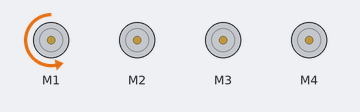
Recording of a sketch running on a simulated Arduino Uno, built with avr-gcc and run on an emulated ATmega328P. Shown: 4 × DC motor (green arrow = forward, orange = backward, longer = faster). What the sketch prints to the serial monitor is not drawn. At 19.6 s the program stops and its outputs stay as they are.

Above: at 0.1 s.
At 2.7 s:
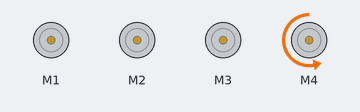
At 6.7 s:
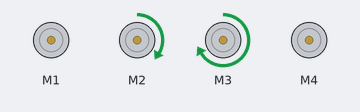
At 15.6 s:
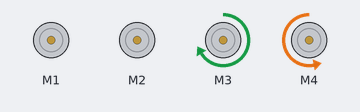
At 17.5 s:
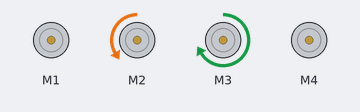
At 19.6 s:
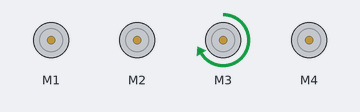
Timing chart, 0 to 21.1 s (numbered marks = the images above):
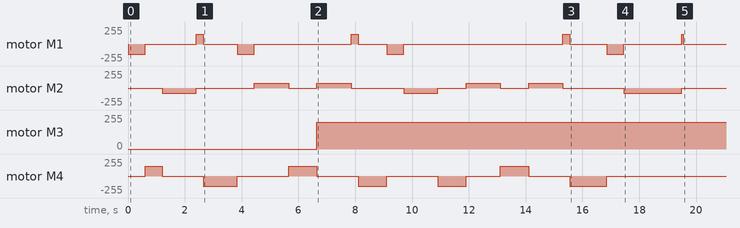

The sketch:

Gold.ino
```cpp
#include <AFMotor.h>
AF_DCMotor motor1(1);
AF_DCMotor motor2(2);
AF_DCMotor motor3(3);
AF_DCMotor motor4(4);
void setup() {
  Serial.begin(9600);
  Serial.println("Motor party!");
  motor1.setSpeed(150);//lift right --> FORWARD is arm going down
  motor2.setSpeed(75);//rotate --> BACKWARD is clk wise movement
  motor3.setSpeed(200);//left lift --> FORWARD is arm going down
  motor4.setSpeed(150);//hand  --> FORWARD is closing of hand
  motor1.run(RELEASE);
  motor2.run(RELEASE);
  motor3.run(RELEASE);
  motor4.run(RELEASE);
  /*
   * FORWARD, BACKWARD, RESEASE are predefined in AFMotors library
   * RELEASE stops the motor. Initially all set to RELEASE so all motors are stop.
   * FORWARD move the motor in clockwise direction
   * BACKWARD move the motor in anti-clockwise direction
   *  *******delay(milliseconds) -- delay in millisecond is set to tell after this time execute next instruction
   *  ******* FORWARD and BACKWARD will depend how we connection motors. if connection of motors are reversed then FORWARD will behave as BACKWARD and vice-versa
  */

}

void loop() {
  Serial.println("setting reference position");
  /*goto reference position*/
  /*LIFING motors( motor1 and motor3 ) go up, */

  motor1.run(BACKWARD);
  delay(600);
  motor1.run(RELEASE);

  motor4.run(FORWARD); //hand is set to close. so in reference state hand will be closed
  delay(600); //change delay to control for how long hand closing step run.
  motor4.run(RELEASE);

  motor2.run(BACKWARD); //arm now set to rotate in clk wise direction
  delay(1200); //change this delay to set for how long arm rotates in clk wise direction
  motor2.run(RELEASE);

 motor1.run(FORWARD);
 delay(250);
 motor1.run(RELEASE);

 motor4.run(BACKWARD); //hand is set to close. so in reference state hand will be closed
  delay(1200); //change delay to control for how long hand closing step run.
  motor4.run(RELEASE);


 motor1.run(BACKWARD);
  delay(600);
  motor1.run(RELEASE);

  motor2.run(FORWARD); //arm now set to rotate in clk wise direction
  delay(1200); //change this delay to set for how long arm rotates in clk wise direction
  motor2.run(RELEASE);

  motor4.run(FORWARD); //hand is set to close. so in reference state hand will be closed
  delay(1000); //change delay to control for how long hand closing step run.
  motor4.run(RELEASE);

  motor3.run(FORWARD);


//Step-2
  motor2.run(FORWARD); //arm now set to rotate in clk wise direction
  delay(1200); //change this delay to set for how long arm rotates in clk wise direction
  motor2.run(RELEASE);

  motor1.run(FORWARD);
 delay(250);
 motor1.run(RELEASE);

  motor4.run(BACKWARD); //hand is set to close. so in reference state hand will be closed
  delay(1000); //change delay to control for how long hand closing step run.
  motor4.run(RELEASE);


  motor1.run(BACKWARD);
  delay(600);
  motor1.run(RELEASE);

  motor2.run(BACKWARD); //arm now set to rotate in clk wise direction
  delay(1200); //change this delay to set for how long arm rotates in clk wise direction
  motor2.run(RELEASE);

  motor4.run(BACKWARD); //hand is set to close. so in reference state hand will be closed
  delay(1000); //change delay to control for how long hand closing step run.
  motor4.run(RELEASE);


//  Step-3

  motor2.run(FORWARD); //arm now set to rotate in clk wise direction
  delay(1200); //change this delay to set for how long arm rotates in clk wise direction
  motor2.run(RELEASE);

   motor4.run(FORWARD); //hand is set to close. so in reference state hand will be closed
  delay(1000); //change delay to control for how long hand closing step run.
  motor4.run(RELEASE);

  motor2.run(FORWARD); //arm now set to rotate in clk wise direction
  delay(1200); //change this delay to set for how long arm rotates in clk wise direction
  motor2.run(RELEASE);

  motor1.run(FORWARD);
  delay(250);
  motor1.run(RELEASE);

  motor4.run(BACKWARD); //hand is set to close. so in reference state hand will be closed
  delay(1300); //change delay to control for how long hand closing step run.
  motor4.run(RELEASE);


  motor1.run(BACKWARD);
  delay(600);
  motor1.run(RELEASE);

  motor2.run(BACKWARD); //arm now set to rotate in clk wise direction
  delay(2050); //change this delay to set for how long arm rotates in clk wise direction
  motor2.run(RELEASE);

  motor1.run(FORWARD);
  delay(50);
  motor1.run(RELEASE);


  while (true); //stuck in while loop . ARM stops. or use return


}
```

Measured:
- by itself, motor M3: stopped → forward 200/255 at 6.7 s
- by itself, motor M2: stopped → backward 75/255 at 1.2 s, → stopped 1.2 s later, → forward 75/255 2.1 s later, → stopped 1.2 s later, … (14 changes in this stretch)
- by itself, motor M4: stopped → forward 150/255 at 0.60 s, → stopped 0.60 s later, → backward 150/255 1.5 s later, → stopped 1.2 s later, … (14 changes in this stretch)
